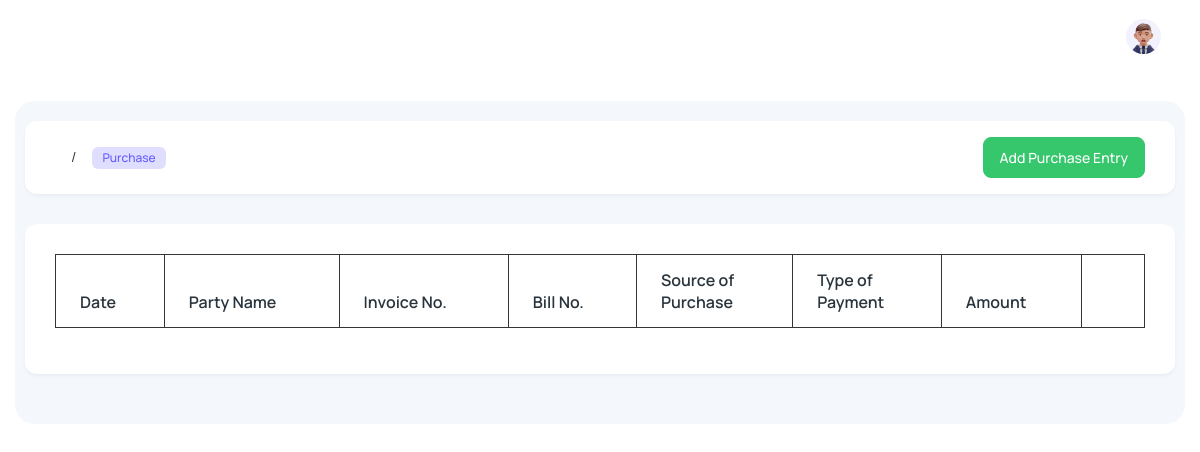
The page /Purchase (signed in) on the database as committed earlier.
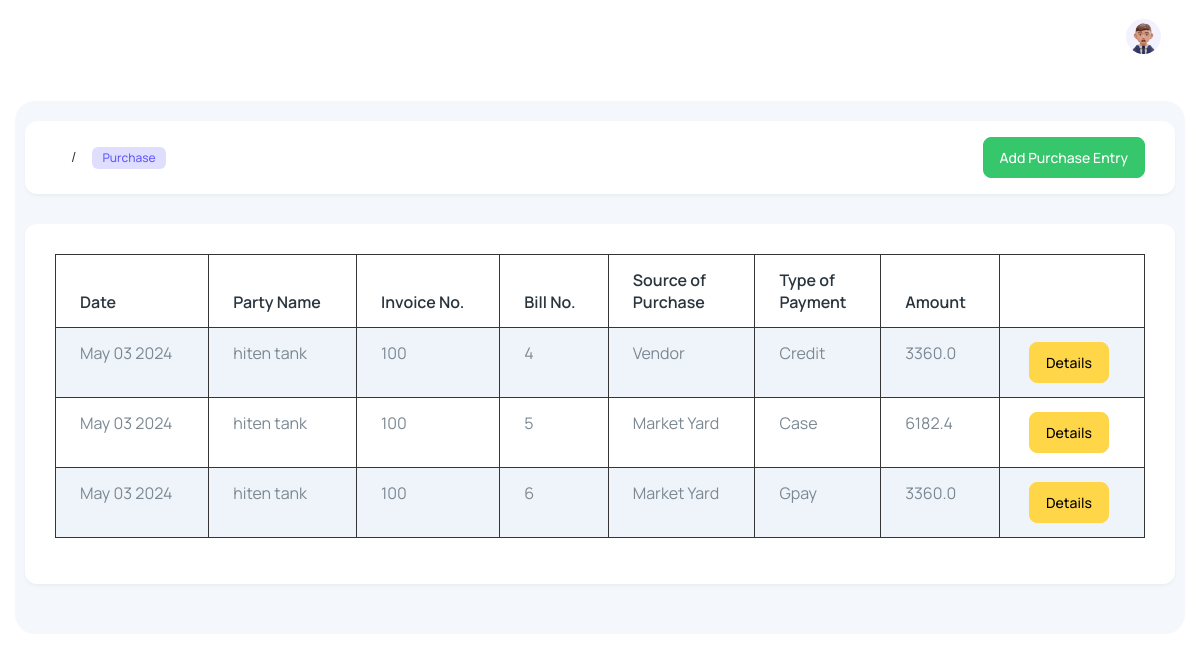
The same page on the database as committed later.
### main/models.py (models this page shows)
class PurchaseEntryModel(models.Model):
    user = models.CharField(max_length=100,null=True, blank=True)
    TypeofPurchase = models.CharField(max_length=100)
    BillNo = models.CharField(max_length=100)
    InvoiceNo = models.CharField(max_length=100)
    DateTime = models.DateTimeField(default=datetime.now())
    TypeofPayment = models.CharField(max_length=100)
    PartyName = models.CharField(max_length=100)
    ProductId = models.CharField(max_length=100)
    Type = models.CharField(max_length=100)
    Amount = models.CharField(max_length=100)
    DueDate = models.DateField(null=True, blank=True)
    TQuantity = models.CharField(max_length=100,null=True, blank=True)
    TPurchasePrice = models.CharField(max_length=100,null=True, blank=True)
    TPurchaseIncTax = models.CharField(max_length=100,null=True, blank=True)
    def date(self):
        return self.DateTime.strftime('%B %d %Y')

### main/views.py (the view)
# urls.py: path('Purchase',views.Purchase,name="purchase"),
@login_required(login_url='Login')
def Purchase(request):
    if is_admin(request.user):
        purchase = PurchaseEntryModel.objects.filter(user=request.user,Type='Purchase')
        data = {'purchase':purchase}
        return render(request,'admin/purchase.html',data)
    if is_user(request.user):
        purchase = PurchaseEntryModel.objects.filter(user=request.user,Type='Purchase')
        data = {'purchase':purchase}
        return render(request,'purchase.html',data)

### main/views.py (called while the page is built)
def is_user(user):
    return User.objects.filter(username=user).exists()

def is_admin(user):
    data=User.objects.filter(is_superuser=True)
    for i in data:
        if str(i.username) == str(user):
            return True

### main/templates/purchase.html (shortened to what this page needs)
﻿{% extends 'main.html' %}
{% load static %}
{% block content %}
<div class="body-wrapper">
  <div class="container-fluid">
    <div class="card card-body py-3">
      <div class="row align-items-center">
        <div class="col-12">
          <div class="d-flex align-items-center justify-space-between">
            <nav aria-label="breadcrumb" class="">
              <ol class="breadcrumb">
                <li class="breadcrumb-item" aria-current="page">
                  <span class="badge fw-medium fs-2 bg-primary-subtle text-primary">
                    Purchase
                  </span>
                </li>
              </ol>
            </nav>
            <nav aria-label="breadcrumb" class="ms-auto">
              <ol class="breadcrumb">
                <a href="AddPurchaseEntry" class="btn btn-success">Add Purchase Entry</a>
              </ol>
            </nav>
          </div>
        </div>
      </div>
    </div>
    <div class="datatables">
      <div class="card">
        <div class="card-body">
          <div class="table-responsive">
            <table id="file_export" class="table w-100 table-striped table-bordered display text-nowrap">
              <thead>
                <tr>
                  <th>Date</th>
                  <th>Party Name</th>
                  <th>Invoice No.</th>
                  <th>Bill No.</th>
                  <th>Source of <br> Purchase</th>
                  <th>Type of <br> Payment</th>
                  <th>Amount</th>
                  <th></th>
                </tr>
              </thead>
              <tbody>
                {% for i in purchase %}
                <tr>
                  <td>{{i.date}}</td>
                  <td>{{i.PartyName}}</td>
                  <td>{{i.InvoiceNo}}</td>
                  <td>{{i.BillNo}}</td>
                  <td>{{i.TypeofPurchase}}</td>
                  <td>{{i.TypeofPayment}}</td>
                  <td>{{i.Amount}}</td>
                  <td>
                    <a class="btn btn-warning mr-3" href="/PurchaseDetails/{{i.id}}" style="margin-left: 5px;">Details</a>
                  </td>
                </tr>
                {% endfor %}
              </tbody>
            </table>
          </div>
        </div>
      </div>
    </div>
  </div>
</div>
{% endblock content %}

Rows that differ between the two databases and show on the page:
added PurchaseEntryModel: date "May 03 2024", PartyName "hiten tank", InvoiceNo "100", BillNo "4", TypeofPurchase "Vendor", TypeofPayment "Credit", Amount "3360.0"
added PurchaseEntryModel: date "May 03 2024", PartyName "hiten tank", InvoiceNo "100", BillNo "5", TypeofPurchase "Market Yard", TypeofPayment "Case", Amount "6182.4"
added PurchaseEntryModel: date "May 03 2024", PartyName "hiten tank", InvoiceNo "100", BillNo "6", TypeofPurchase "Market Yard", TypeofPayment "Gpay", Amount "3360.0"
